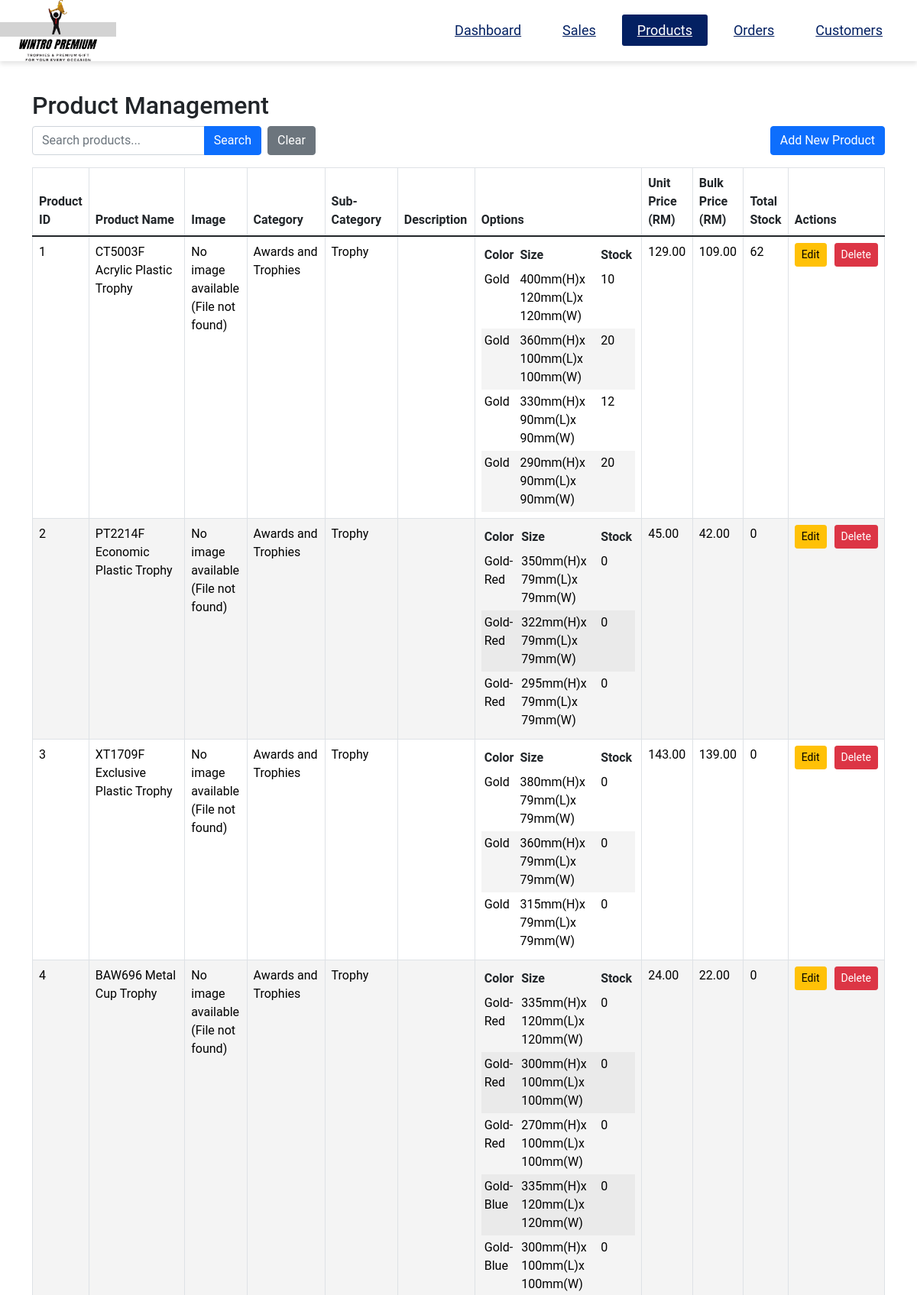
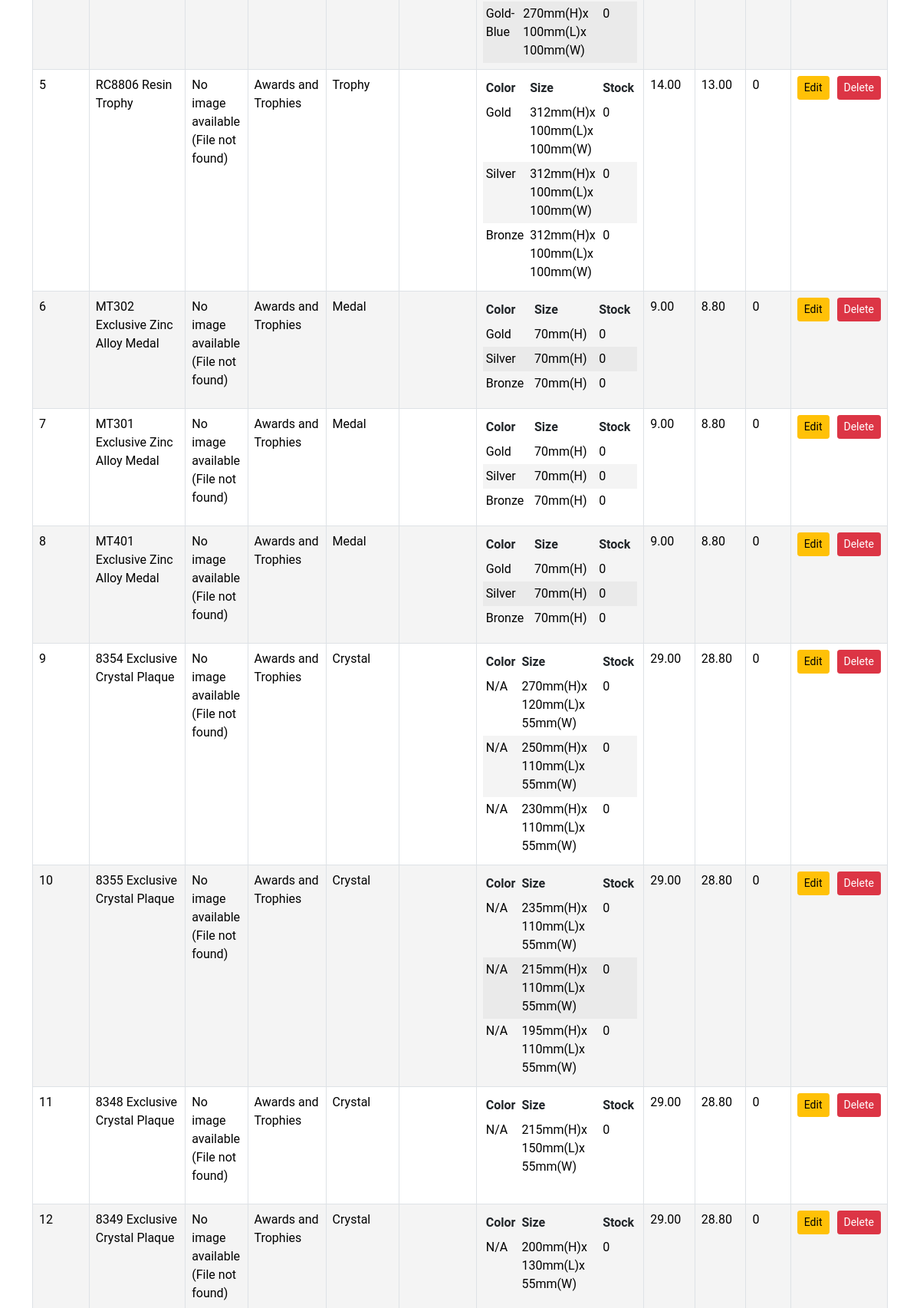
Page /app/Admin/products_view.php (upper part) on the committed database (2 pictures, top to bottom).
### tables this page shows
CREATE TABLE IF NOT EXISTS product (
    product_id INT(12) AUTO_INCREMENT PRIMARY KEY,
    product_name VARCHAR(100) NOT NULL,
    product_description TEXT DEFAULT NULL,
    product_image VARCHAR(200) NOT NULL,
    product_unit_price DECIMAL(10, 2) NOT NULL,
    product_bulk_price DECIMAL(10, 2) DEFAULT NULL,
    product_created_at TIMESTAMP DEFAULT CURRENT_TIMESTAMP,
    product_upated_at TIMESTAMP DEFAULT CURRENT_TIMESTAMP ON UPDATE CURRENT_TIMESTAMP,
    sub_category_id INT(12),
    FOREIGN KEY (sub_category_id) REFERENCES sub_category(sub_category_id)
);

CREATE TABLE IF NOT EXISTS options (
    option_id INT(12) AUTO_INCREMENT PRIMARY KEY,
    option_colour VARCHAR(50),
    option_size VARCHAR(50) NOT NULL,
    product_id INT(12) NOT NULL,
    FOREIGN KEY (product_id) REFERENCES product (product_id)
);

CREATE TABLE IF NOT EXISTS inventory (
    inventory_id INT(12) AUTO_INCREMENT PRIMARY KEY,
    stock_quantity INT(12) NOT NULL,
    option_id INT(12),
    product_id INT(12) NOT NULL,
    FOREIGN KEY (product_id) REFERENCES product (product_id),
    FOREIGN KEY (option_id) REFERENCES options (option_id)
);

CREATE TABLE IF NOT EXISTS category (
    category_id INT(12) AUTO_INCREMENT PRIMARY KEY,
    category_name VARCHAR(50) NOT NULL
);

CREATE TABLE IF NOT EXISTS sub_category (
    sub_category_id INT(12) AUTO_INCREMENT PRIMARY KEY,
    sub_category_name VARCHAR(50) NOT NULL,
    category_id INT(12) NOT NULL,
    FOREIGN KEY (category_id) REFERENCES category (category_id)
);

### app/Admin/products_search.php (called while the page is built, shortened)
<?php
function searchProducts($pdo, $search) {
    $pdo->exec("SET NAMES utf8mb4");
    $query = "
        SELECT
            p.product_id,
            p.product_name,
            p.product_description,
            p.product_image,
            p.product_unit_price,
            p.product_bulk_price,
            c.category_name,
            s.sub_category_name,
            o.option_id,
            o.option_colour,
            o.option_size,
            i.inventory_id,
            i.stock_quantity
        FROM
            product p
        LEFT JOIN
            sub_category s ON p.sub_category_id = s.sub_category_id
        LEFT JOIN
            category c ON s.category_id = c.category_id
        LEFT JOIN
            options o ON p.product_id = o.product_id
        LEFT JOIN
            inventory i ON (p.product_id = i.product_id AND (i.option_id = o.option_id OR i.option_id IS NULL))
    ";
    $params = [];
    $query .= " ORDER BY p.product_id, o.option_id";
    $stmt = $pdo->prepare($query);
    $stmt->execute($params);
    $results = $stmt->fetchAll(PDO::FETCH_ASSOC);
    $products = [];
    foreach ($results as $row) {
        $productId = $row['product_id'];
        if (!isset($products[$productId])) {
            $products[$productId] = [
                'product_id' => $row['product_id'],
                'product_name' => $row['product_name'],
                'product_description' => $row['product_description'],
                'product_image' => $row['product_image'],
                'product_unit_price' => $row['product_unit_price'],
                'product_bulk_price' => $row['product_bulk_price'],
                'category_name' => $row['category_name'],
                'sub_category_name' => $row['sub_category_name'],
                'options' => [],
                'total_stock' => 0
            ];
        }
        if ($row['option_id']) {
            $option = [
                'option_id' => $row['option_id'],
                'option_colour' => $row['option_colour'],
                'option_size' => $row['option_size'],
                'stock_quantity' => $row['stock_quantity'] ?? 0
            ];
            $products[$productId]['options'][] = $option;
            $products[$productId]['total_stock'] += ($row['stock_quantity'] ?? 0);
        } else {
            $products[$productId]['total_stock'] += ($row['stock_quantity'] ?? 0);
        }
    }
    return array_values($products);
}

### app/Admin/products_view.php (the view, shortened to what this page needs)
<?php
require_once '../includes/dbh-inc.php';
require_once 'products_search.php';
$search = isset($_GET['search']) ? trim($_GET['search']) : '';
$products = searchProducts($pdo, $search);
?>
<!DOCTYPE html>
<html lang="en">
<head>
    <link href="https://cdn.jsdelivr.net/npm/bootstrap@5.1.3/dist/css/bootstrap.min.css" rel="stylesheet">
    <link href="products_style.css" rel="stylesheet">
    <?php include 'header.php'; ?>
</head>
<body>
    <div class="container mt-4">
        <h2>Product Management</h2>
        <div class="d-flex align-items-center mb-3">
            <div class="input-group" style="width: 300px;">
                <input type="text"
                       id="searchInput"
                       class="form-control"
                       placeholder="Search products..."
                       value="<?= htmlspecialchars($search) ?>">
                <button class="btn btn-primary" id="searchButton">Search</button>
            </div>
            <a href="products_view.php" class="btn btn-secondary ms-2">Clear</a>
            <a href="products_add.php" class="btn btn-primary ms-auto">Add New Product</a>
        </div>
        <table class="table table-bordered">
        <thead>
            <tr>
                <th>Product ID</th>
                <th>Product Name</th>
                <th>Image</th>
                <th>Category</th>
                <th>Sub-Category</th>
                <th>Description</th>
                <th>Options</th>
                <th>Unit Price (RM)</th>
                <th>Bulk Price (RM)</th>
                <th>Total Stock</th>
                <th>Actions</th>
            </tr>
        </thead>
        <tbody id="productsTableBody">
        <?php foreach ($products as $product): ?>
            <tr>
                <td><?= htmlspecialchars($product['product_id']); ?></td>
                <td><?= htmlspecialchars($product['product_name']); ?></td>
                <td>
                    <?php
                    $baseDir = '../Product/Awards&Trophies/uploads/';
                    if (!empty($product['product_image'])) {
                        $imagePath = str_replace('uploads/', '', $product['product_image']);
                        $fullPath = $baseDir . $imagePath;
                        if (file_exists($fullPath)) {
                            echo '<img src="' . htmlspecialchars($fullPath) . '" alt="Product Image" width="100">';
                        } else {
                            echo '<p>No image available (File not found)</p>';
                        }
                    } else {
                        echo '<p>No image available (No path)</p>';
                    }
                    ?>
                </td>
                <td><?= htmlspecialchars($product['category_name']); ?></td>
                <td><?= htmlspecialchars($product['sub_category_name']); ?></td>
                <td class="product-description">
                </td>
                <td>
                    <?php if (!empty($product['options'])): ?>
                        <table class="table table-sm table-borderless mb-0">
                            <thead>
                                <tr>
                                    <th>Color</th>
                                    <th>Size</th>
                                    <th>Stock</th>
                                </tr>
                            </thead>
                            <tbody>
                                <?php foreach ($product['options'] as $option): ?>
                                    <tr>
                                        <td><?= htmlspecialchars($option['option_colour'] ?? 'N/A'); ?></td>
                                        <td><?= htmlspecialchars($option['option_size']); ?></td>
                                        <td><?= number_format($option['stock_quantity']); ?></td>
                                    </tr>
                                <?php endforeach; ?>
                            </tbody>
                        </table>
                    <?php else: ?>
                        <p>No options available</p>
                    <?php endif; ?>
                </td>
                <td><?= number_format($product['product_unit_price'], 2); ?></td>
                <td><?= number_format($product['product_bulk_price'], 2); ?></td>
                <td><?= number_format($product['total_stock']); ?></td>
                <td>
                    <div class="action-buttons">
                        <a href="products_edit.php?id=<?= $product['product_id']; ?>"
                        class="btn btn-warning btn-sm">
                            Edit
                        </a>
                        <button type="button"
                                class="btn btn-danger btn-sm"
                                data-bs-toggle="modal"
                                data-bs-target="#deleteModal<?= $product['product_id']; ?>">
                            Delete
                        </button>
                    </div>
                </td>
            </tr>
        <?php endforeach; ?>
        </tbody>
    </table>
    </div>
    <?php include 'footer.php'; ?>
</body>
</html>

### app/Admin/products_style.css (style rules this page uses)
.action-buttons { display: flex; gap: 10px; justify-content: center; }
.product-description { white-space: pre-line; max-width: 300px; padding: 10px; }

### app/Admin/style.css (style rules this page uses)
* { padding: 0; margin: 0; text-decoration: none; list-style: none; box-sizing: border-box; font-family: "Roboto", sans-serif; }
body { margin: 15px; padding-top: 80px; overflow-x: hidden; overflow-y: auto; }
table { width: 100%; border-collapse: collapse; }
table, th, td { border-collapse: collapse; padding: 16px; text-align: left; }
thead th { position: sticky; top: 0; left: 0; background-color: #D9DCE7; cursor: pointer; text-transform: capitalize; }
tbody tr:nth-child(even) { background-color: #0000000b; }
tbody tr { --delay: 0.1s; transition: 0.5s ease-in-out var(--delay), background-color 0s; }
tbody tr td, tbody tr td p { transition: 0.2s ease-in-out; cursor: pointer; color: black; text-decoration: none; }

### rows in the picture
product: options.option_colour "Gold", options.option_size "400mm(H)x 120mm(L)x 120mm(W)", inventory.stock_quantity "10", options.option_size "360mm(H)x 100mm(L)x 100mm(W)", inventory.stock_quantity "20", options.option_size "330mm(H)x 90mm(L)x 90mm(W)", inventory.stock_quantity "12", options.option_size "290mm(H)x 90mm(L)x 90mm(W)"
product: options.option_colour "Gold-Red", options.option_size "350mm(H)x 79mm(L)x 79mm(W)", stock_quantity "0", options.option_size "322mm(H)x 79mm(L)x 79mm(W)", options.option_size "295mm(H)x 79mm(L)x 79mm(W)"
product: options.option_colour "Gold", options.option_size "380mm(H)x 79mm(L)x 79mm(W)", stock_quantity "0", options.option_size "360mm(H)x 79mm(L)x 79mm(W)", options.option_size "315mm(H)x 79mm(L)x 79mm(W)"
product: options.option_colour "Gold-Red", options.option_size "335mm(H)x 120mm(L)x 120mm(W)", stock_quantity "0", options.option_size "300mm(H)x 100mm(L)x 100mm(W)", options.option_size "270mm(H)x 100mm(L)x 100mm(W)", options.option_colour "Gold-Blue"
product: options.option_colour "Gold", options.option_size "312mm(H)x 100mm(L)x 100mm(W)", stock_quantity "0", options.option_colour "Silver", options.option_colour "Bronze"
product: options.option_colour "Gold", options.option_size "70mm(H)", stock_quantity "0", options.option_colour "Silver", options.option_colour "Bronze"
product: options.option_colour "Gold", options.option_size "70mm(H)", stock_quantity "0", options.option_colour "Silver", options.option_colour "Bronze"
product: options.option_colour "Gold", options.option_size "70mm(H)", stock_quantity "0", options.option_colour "Silver", options.option_colour "Bronze"
product: options.option_colour "N/A", options.option_size "270mm(H)x 120mm(L)x 55mm(W)", stock_quantity "0", options.option_size "250mm(H)x 110mm(L)x 55mm(W)", options.option_size "230mm(H)x 110mm(L)x 55mm(W)"
product: options.option_colour "N/A", options.option_size "235mm(H)x 110mm(L)x 55mm(W)", stock_quantity "0", options.option_size "215mm(H)x 110mm(L)x 55mm(W)", options.option_size "195mm(H)x 110mm(L)x 55mm(W)"
product: product_id "11", product_name "8348 Exclusive Crystal Plaque", shows "No image available (File not found)", category.category_name "Awards and Trophies", sub_category.sub_category_name "Crystal", options.option_colour "N/A", options.option_size "215mm(H)x 150mm(L)x 55mm(W)", stock_quantity "0", product_unit_price "29.00", product_bulk_price "28.80", total_stock "0"
product: product_id "12", product_name "8349 Exclusive Crystal Plaque", shows "No image available (File not found)", category.category_name "Awards and Trophies", sub_category.sub_category_name "Crystal", options.option_colour "N/A", options.option_size "200mm(H)x 130mm(L)x 55mm(W)", stock_quantity "0", product_unit_price "29.00", product_bulk_price "28.80", total_stock "0"

### other values in the picture
$product['product_id'] "1"
$product['product_name'] "CT5003F Acrylic Plastic Trophy"
$product['category_name'] "Awards and Trophies"
$product['sub_category_name'] "Trophy"
$product['product_unit_price'] "129.00"
$product['product_bulk_price'] "109.00"
$product['total_stock'] "62"
$product['product_id'] "2"
$product['product_name'] "PT2214F Economic Plastic Trophy"
$product['product_unit_price'] "45.00"
$product['product_bulk_price'] "42.00"
$product['total_stock'] "0"
$product['product_id'] "3"
$product['product_name'] "XT1709F Exclusive Plastic Trophy"
$product['product_unit_price'] "143.00"
